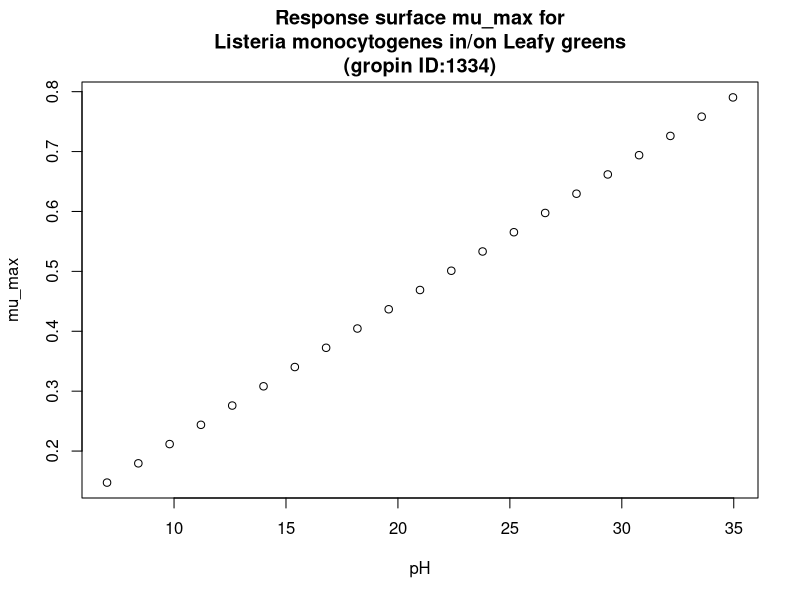

This figure's R source:
#############################
# start of Parameter script
#############################
pH <- seq(7.007,34.965034965035,length.out=21)
#############################
# end of Parameter script
#############################
############################# 
# start of Model script Gropin ID 1334 
#############################
 
# constant coefficients for this model
 
variables <- data.frame(pH)
argumentsPar <- expand.grid(variables)
 
# heart of the model
response_surface <- function(pH) {
   mumax <-0.023*(pH-0.60)

return(mumax=mumax)
} 

# output parameters
mumax <- cbind(argumentsPar,response_surface(argumentsPar['pH']))
colnames(mumax) <- c(colnames(argumentsPar),'mumax')
#############################
# End of Model script
#############################
############################# 
# start of Visualisation script Gropin ID 1334 
#############################
plot(pH,mumax$mumax,
                          xlab='pH',
                          ylab='mu_max',main='Response surface mu_max for
Listeria monocytogenes in/on Leafy greens
(gropin ID:1334)')
#############################
# End of Visualisation script
#############################
